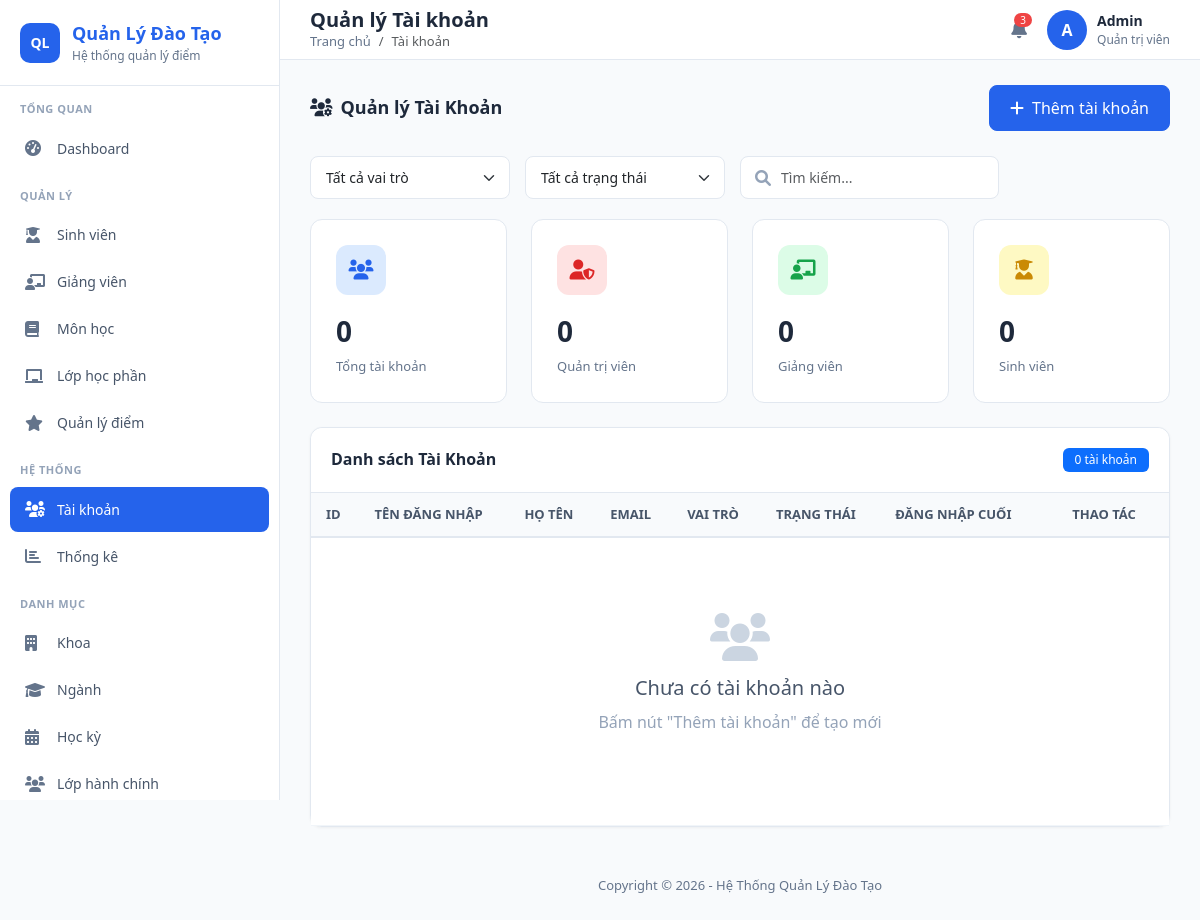
/public/index.php?url=User/index, run on an earlier commit of the app's database.
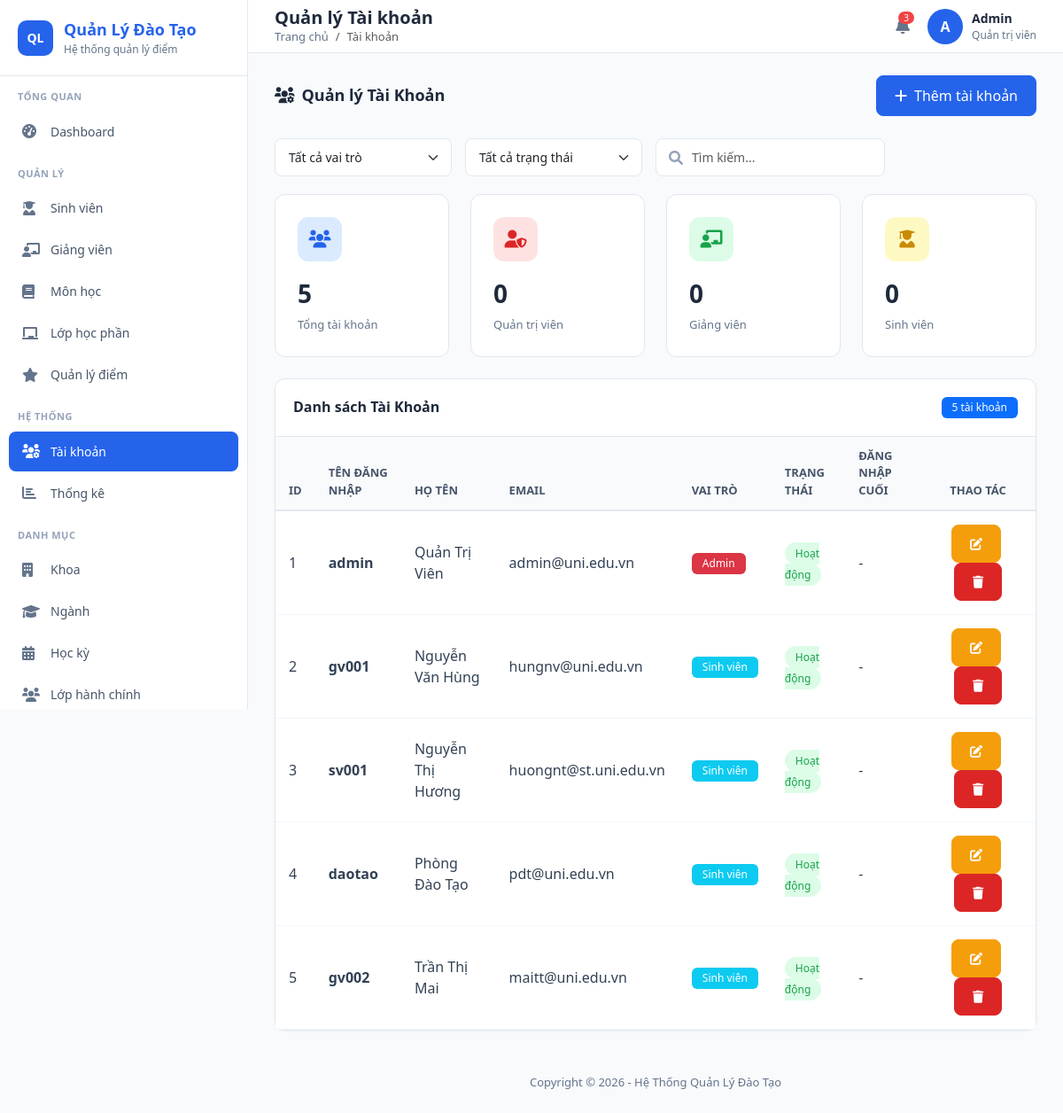
And on a later commit of the database.
### tables this page shows
CREATE TABLE `USER` (
    MaUser INT AUTO_INCREMENT PRIMARY KEY,
    TenDangNhap VARCHAR(50) NOT NULL UNIQUE,
    MatKhau VARCHAR(255) NOT NULL,
    HoTen VARCHAR(100) NOT NULL,
    Email VARCHAR(100) UNIQUE,
    SoDienThoai VARCHAR(15),
    VaiTro VARCHAR(50) NOT NULL,
    TrangThai BIT DEFAULT 1,
    NgayTao DATETIME DEFAULT CURRENT_TIMESTAMP,
    NgayCapNhat DATETIME DEFAULT CURRENT_TIMESTAMP ON UPDATE CURRENT_TIMESTAMP
);

### app/controllers/UserController.php (called while the page is built, shortened)
<?php
require_once __DIR__ . '/../config/Database.php';
require_once __DIR__ . '/../models/UserModel.php';
class UserController {
    private $userModel;
    public function __construct() {
        $database = new Database();
        $this->db = $database->getConnection();
            $this->userModel = new UserModel($this->db);
    }
    public function index() {
        $users = $this->userModel->readAll();
        $data = [
            'users' => $users,
            'pageTitle' => 'Quản lý Tài khoản',
            'breadcrumb' => 'Tài khoản'
        ];
        require_once "../app/views/user/index.php";
    }
}
?>

### app/core/App.php (called while the page is built, shortened)
<?php
class App {
    protected $method = 'index';
    public function __construct() {
        $url = $this->parseUrl();
        if ($url != null && file_exists('../app/controllers/' . ucfirst($url[0]) . 'Controller.php')) {
            unset($url[0]);
        }
        $this->controller = new $this->controller;
        if (isset($url[1])) {
            if (method_exists($this->controller, $url[1])) {
                $this->method = $url[1];
                unset($url[1]);
            }
        }
        $this->params = $url ? array_values($url) : [];
        call_user_func_array([$this->controller, $this->method], $this->params);
    }
    public function parseUrl() {
        if (isset($_GET['url'])) {
            return explode('/', filter_var(rtrim($_GET['url'], '/'), FILTER_SANITIZE_URL));
        }
        return null;
    }
}
?>

### public/index.php (called while the page is built, shortened)
<?php
$app = new App();
?>

### app/config/Database.php (called while the page is built, shortened)
<?php
class Database {
    private $host = 'localhost';
    private $db   = 'qldiem';
    private $user = 'root';
    private $pass = '';
    private $charset = 'utf8mb4';
    public function getConnection() {
        $this->conn = null;
        $dsn = "mysql:host=" . $this->host . ";dbname=" . $this->db . ";charset=" . $this->charset;
        $options = [
            PDO::ATTR_ERRMODE            => PDO::ERRMODE_EXCEPTION,
            PDO::ATTR_DEFAULT_FETCH_MODE => PDO::FETCH_ASSOC,
            PDO::ATTR_EMULATE_PREPARES   => false,
        ];
        try {
            $this->conn = new PDO($dsn, $this->user, $this->pass, $options);
        } catch (PDOException $e) {
            die('Kết nối database thất bại: ' . $e->getMessage());
        }
        return $this->conn;
    }
}
?>

### app/models/UserModel.php (called while the page is built, shortened)
<?php
require_once __DIR__ . '/../config/Database.php';
class UserModel {
    private $conn;
    private $table_name = "USER";
    public function __construct($db) {
        $this->conn = $db;
    }
    public function readAll() {
        $query = "SELECT * FROM " . $this->table_name;
        $stmt = $this->conn->prepare($query);
        $stmt->execute();
        return $stmt->fetchAll(PDO::FETCH_ASSOC);
    }
}

### app/views/user/index.php (the view, shortened to what the changed rows need)
<?php require_once '../app/views/layouts/header.php'; ?>
<div class="row mb-4">
    <div class="col-md-3">
        <div class="stat-card">
            <div class="stat-icon blue"><i class="fas fa-users"></i></div>
            <div class="stat-value"><?= $data['totalUsers'] ?? count($data['users'] ?? []) ?></div>
            <div class="stat-label">Tổng tài khoản</div>
        </div>
    </div>
</div>
<div class="card">
    <div class="card-header d-flex justify-content-between align-items-center">
        <h5 class="card-title mb-0">Danh sách Tài Khoản</h5>
        <span class="badge bg-primary"><?= count($data['users'] ?? []) ?> tài khoản</span>
    </div>
    <div class="card-body p-0">
        <div class="table-responsive">
            <table class="table" id="dataTable">
                <thead>
                    <tr>
                        <th>ID</th>
                        <th>Tên đăng nhập</th>
                        <th>Họ tên</th>
                        <th>Email</th>
                        <th>Vai trò</th>
                        <th>Trạng thái</th>
                        <th>Đăng nhập cuối</th>
                        <th width="130" class="text-center">Thao tác</th>
                    </tr>
                </thead>
                <tbody>
                    <?php if(!empty($data['users'])): ?>
                        <?php foreach($data['users'] as $u): ?>
                        <tr>
                            <td><?= $u['ID'] ?? $u['MaUser'] ?? '' ?></td>
                            <td><strong><?= $u['Username'] ?? $u['TenDangNhap'] ?? '' ?></strong></td>
                            <td><?= $u['HoTen'] ?? '' ?></td>
                            <td><?= $u['Email'] ?? '' ?></td>
                            <td>
                                <?php
                                $role = strtolower($u['Role'] ?? $u['VaiTro'] ?? 'student');
                                if($role == 'admin'): ?>
                                    <span class="badge bg-danger">Admin</span>
                                <?php elseif($role == 'teacher'): ?>
                                    <span class="badge bg-success">Giảng viên</span>
                                <?php else: ?>
                                    <span class="badge bg-info">Sinh viên</span>
                                <?php endif; ?>
                            </td>
                            <td>
                                <?php if(($u['TrangThai'] ?? 1) == 1): ?>
                                    <span class="status-active">Hoạt động</span>
                                <?php else: ?>
                                    <span class="status-inactive">Đã khóa</span>
                                <?php endif; ?>
                            </td>
                            <td><?= $u['LastLogin'] ?? '-' ?></td>
                            <td class="text-center">
                                <a href="index.php?url=User/edit/<?= $u['ID'] ?? $u['MaUser'] ?? '' ?>" class="btn btn-sm btn-warning me-1">
                                    <i class="fas fa-edit"></i>
                                </a>
                                <?php if(strtolower($u['Role'] ?? '') != 'admin'): ?>
                                <a href="index.php?url=User/delete/<?= $u['ID'] ?? $u['MaUser'] ?? '' ?>"
                                   class="btn btn-sm btn-danger" onclick="return confirm('Bạn có chắc chắn muốn xóa?')">
                                    <i class="fas fa-trash"></i>
                                </a>
                                <?php endif; ?>
                            </td>
                        </tr>
                        <?php endforeach; ?>
                    <?php else: ?>
                        <tr>
                            <td colspan="8">
                                <div class="empty-state">
                                    <i class="fas fa-users"></i>
                                    <h5>Chưa có tài khoản nào</h5>
                                    <p>Bấm nút "Thêm tài khoản" để tạo mới</p>
                                </div>
                            </td>
                        </tr>
                    <?php endif; ?>
                </tbody>
            </table>
        </div>
    </div>
</div>
<?php require_once '../app/views/layouts/footer.php'; ?>

What changed in the data, as far as the page shows it:
added user: MaUser "1", TenDangNhap "admin", HoTen "Quản Trị Viên", Email "admin@uni.edu.vn", VaiTro "Admin", TrangThai "Hoạt động", LastLogin "-"
added user: MaUser "2", TenDangNhap "gv001", HoTen "Nguyễn Văn Hùng", Email "hungnv@uni.edu.vn", VaiTro "Sinh viên", TrangThai "Hoạt động", LastLogin "-"
added user: MaUser "3", TenDangNhap "sv001", HoTen "Nguyễn Thị Hương", Email "huongnt@st.uni.edu.vn", VaiTro "Sinh viên", TrangThai "Hoạt động", LastLogin "-"
added user: MaUser "4", TenDangNhap "daotao", HoTen "Phòng Đào Tạo", Email "pdt@uni.edu.vn", VaiTro "Sinh viên", TrangThai "Hoạt động", LastLogin "-"
added user: MaUser "5", TenDangNhap "gv002", HoTen "Trần Thị Mai", Email "maitt@uni.edu.vn", VaiTro "Sinh viên", TrangThai "Hoạt động", LastLogin "-"
Also different on the page:
$data['totalUsers']: "0" → "5"
count($data['users'] ?? []): "0" → "5"
text no longer shown: "Chưa có tài khoản nào Bấm nút \"Thêm tài khoản\" để tạo mới"
